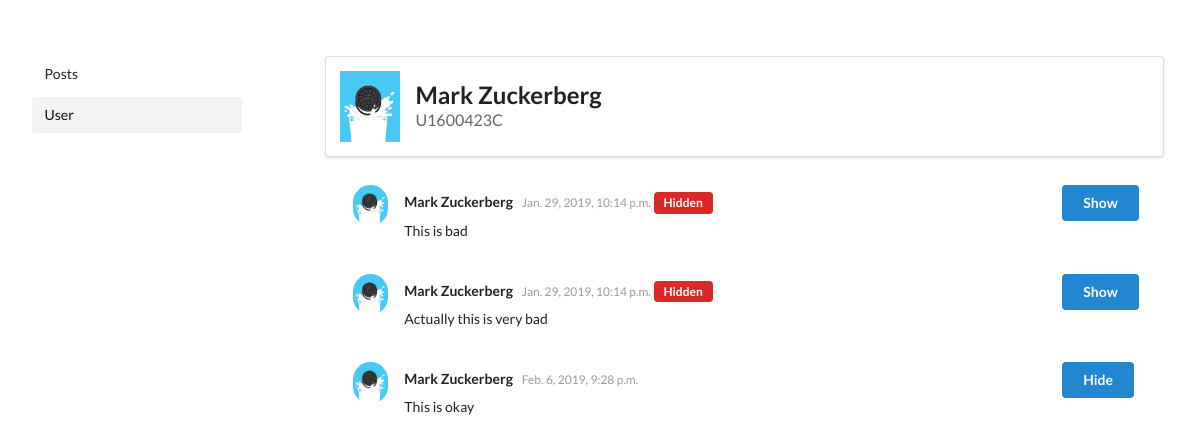
Before: /blogs/admin/user/mzuckerberg (signed in) with the older database file.
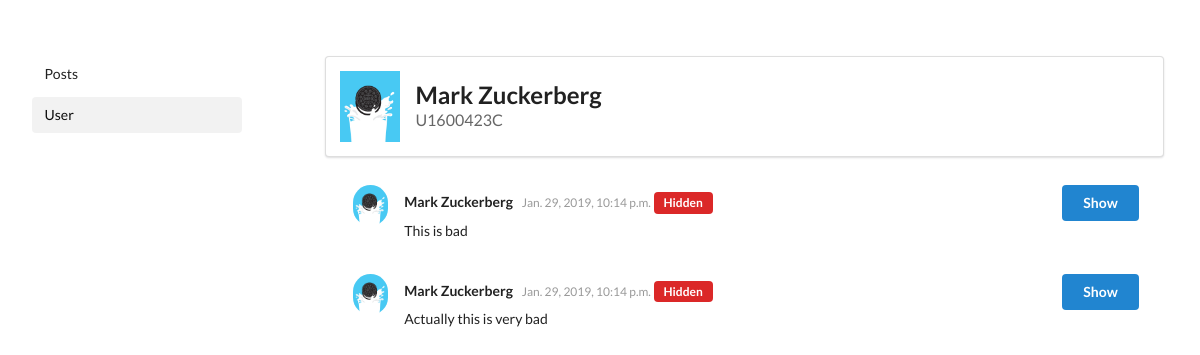
After: the same page with the newer database file.
### blogs/models.py (models this page shows, shortened)
class BlogUser(models.Model):
    user = models.OneToOneField(User, on_delete=models.CASCADE)
    matric_no = models.CharField(max_length=9, unique=True, default="")
    liked_posts = models.ManyToManyField(Post)
    class Meta:
        ordering = ('user__last_name',)

class Comment(models.Model):
    comment_id = models.AutoField(primary_key=True)
    user = models.ForeignKey(BlogUser, on_delete=models.CASCADE)
    post = models.ForeignKey(Post, on_delete=models.CASCADE)
    comment_content = models.CharField(max_length=250)
    timestamp = models.DateTimeField(auto_now_add=True)
    is_hidden = models.BooleanField(default=False)

### blogs/views.py (the view)
# urls.py: path('admin/user/<str:username>', views.admin_user_detail, name='admin_user_detail'),
@staff_member_required(login_url='blogs:admin_login')
def admin_user_detail(request, username):
    return render(request, 'blogs/admin_user_detail.html', {
        'bu': get_object_or_404(BlogUser, user__username=username)
    })

### blogs/templates/blogs/admin_user_detail.html
{% extends 'base_admin_user.html' %}
{% block content %}
  <div class="row">
    <div class="ui segment">
      {% load static %}
      <h2 class="ui header">
        <img src="{% static "blogs/oreo.jpg" %}" alt="Avatar">
        <div class="content">
          {{ bu.user.first_name }} {{ bu.user.last_name }}
          <div class="sub header">{{ bu.matric_no }}</div>
        </div>
      </h2>
    </div>
  </div>
  <div class="ui basic segment">
    <div class="ui grid container">
      {% for comment in bu.comment_set.all %}
        <div class="fourteen wide column">
          <div class="ui feed">
            <div class="event">
              <div class="label">
                {% load static %}
                <img src="{% static 'blogs/oreo.jpg' %}" alt="Avatar">
              </div>
              <div class="content">
                <div class="summary">
                  {{ comment.user.user.first_name }} {{ comment.user.user.last_name }}
                  <div class="date">
                    {{ comment.timestamp }}
                  </div>
                  {% if comment.is_hidden %}
                    <div class="ui red horizontal label">Hidden</div>
                  {% endif %}
                </div>
                <div class="extra text">
                  {{ comment.comment_content }}
                </div>
              </div>
            </div>
          </div>
        </div>
        <div class="two wide column">
          {% if comment.is_hidden %}
            <a class="ui primary button" href="{% url 'blogs:show_comment' comment.comment_id %}">Show</a>
          {% else %}
            <a class="ui primary button" href="{% url 'blogs:hide_comment' comment.comment_id %}">Hide</a>
          {% endif %}
        </div>
      {% endfor %}
    </div>
  </div>
{% endblock %}

### blogs/templates/base_admin_user.html
{% extends 'base_admin.html' %}
{% block nav %}
  <div class="ui secondary vertical menu">
    <a class="item" href="{% url 'blogs:admin_posts' %}">Posts</a>
    <a class="active item">User</a>
  </div>
{% endblock %}

### blogs/templates/base_admin.html (shortened to what this page needs)
<!DOCTYPE html>
<html lang="en">
<head>
  <link rel="stylesheet" href="https://cdnjs.cloudflare.com/ajax/libs/semantic-ui/2.4.1/semantic.min.css">
  {% load static %}
  <link rel="stylesheet" href="{% static "blogs/user.css" %}">
</head>
<body>
<div class="ui grid container">
  <div class="four wide column">
    {% block nav %}
    {% endblock %}
  </div>
  <div class="twelve wide column">
    {% block content %}
    {% endblock %}
  </div>
</div>
</body>
</html>

### blogs/static/blogs/user.css (style rules this page uses)
body > .ui.container { margin-top: 3em; }

Changed rows visible on the page:
removed Comment: user.user.first_name "Mark", user.user.last_name "Zuckerberg", timestamp "Feb. 6, 2019, 9:28 p.m.", comment_content "This is okay", is_hidden "Hide"
